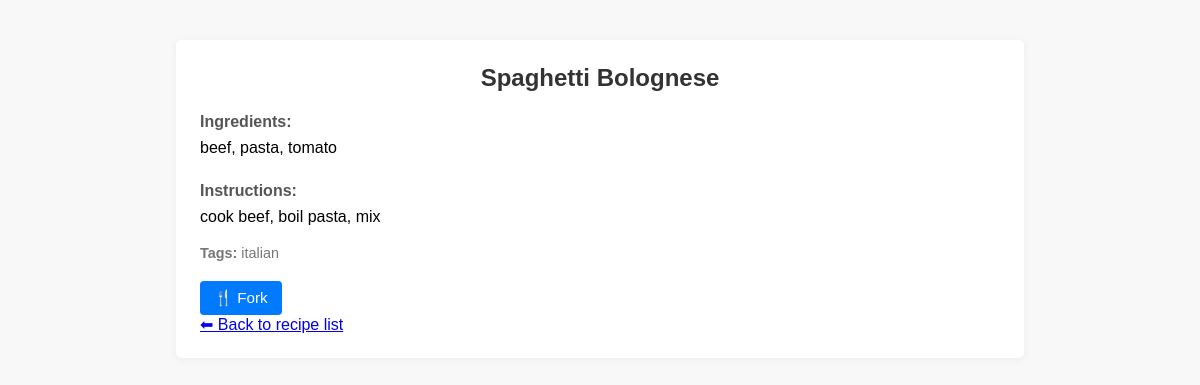
Screenshot of /recipes/1 (signed in) with the database file from the repository.
### tables this page shows
CREATE TABLE recipes (
                id INTEGER PRIMARY KEY AUTOINCREMENT,
                title TEXT NOT NULL,
                ingredients TEXT,
                steps TEXT,
                notes TEXT,
                tags TEXT,
                user_id INTEGER,
                forked_from INTEGER,
                FOREIGN KEY(user_id) REFERENCES users(id),
                FOREIGN KEY(forked_from) REFERENCES recipes(id)
            );

### app/routes/recipe_routes.py (the view)
@recipe_bp.route('/recipes/<int:recipe_id>')
def view_recipe(recipe_id):
    user_id = request.cookies.get("YourSessionCookie")
    user = get_user(user_id)
    recipe = get_recipe(recipe_id)
    if not recipe:
        return "Recipe not found", 404
    forks = get_forks(recipe_id)
    return render_template('recipe_detail.html', recipe=recipe, user=user, forks=forks)

### app/services/recipe_service.py (called while the page is built)
def get_recipe(id):
    conn = sqlite3.connect(DB_PATH)
    conn.row_factory = sqlite3.Row
    cursor = conn.cursor()
    cursor.execute("SELECT * FROM recipes WHERE id = ?", (id,))
    recipe = cursor.fetchone()
    conn.close()
    return recipe

def get_forks(id):
    conn = sqlite3.connect(DB_PATH)
    conn.row_factory = sqlite3.Row
    cursor = conn.cursor()
    cursor.execute("SELECT * FROM recipes WHERE forked_from = ?", (id,))
    forks = cursor.fetchall()
    conn.close()
    return forks

### app/services/user_service.py (called while the page is built)
def get_user(id):
    conn = sqlite3.connect(DB_PATH)
    cursor = conn.cursor()
    cursor.execute("SELECT id FROM users WHERE id = ?", (id))
    user = cursor.fetchone()
    conn.close()
    if user:
        return {
            "id": user[0]
        }
    else:
        return None

### app/templates/recipe_detail.html (shortened to what this page needs)
<!DOCTYPE html>
<html lang="en">
<head>
    <link rel="stylesheet" href="{{ url_for('static', filename='style.css') }}">
</head>
<body>
    <div class="container recipe-detail">
        <h2>{{ recipe['title'] }}</h2>
        <div class="recipe-section">
            <h4>Ingredients:</h4>
            <p>{{ recipe['ingredients'] }}</p>
        </div>
        <div class="recipe-section">
            <h4>Instructions:</h4>
            <p>{{ recipe['steps'] }}</p>
        </div>
        {% if recipe['tags'] %}
        <div class="tags">
            <strong>Tags:</strong> {{ recipe['tags'] }}
        </div>
        {% endif %}
        <div class="actions">
            <form method="post" action="{{ url_for('recipe.fork_recipe', recipe_id=recipe['id']) }}" style="display:inline;">
                <button type="submit" class="button fork">🍴 Fork</button>
            </form>
        </div>
        <a href="{{ url_for('recipe.home') }}" class="back-link">⬅ Back to recipe list</a>
    </div>
</body>
</html>

### app/static/style.css (style rules this page uses)
body { font-family: Arial, sans-serif; background: #f8f8f8; margin: 0; padding: 0; }
.container { width: 400px; margin: 50px auto; padding: 20px; background: white; box-shadow: 0 0 10px rgba(0,0,0,0.1); border-radius: 8px; }
h2 { text-align: center; color: #444; }
form { display: flex; flex-direction: column; }
.recipe-detail { width: 80%; max-width: 800px; margin: 40px auto; background: white; padding: 24px; border-radius: 6px; box-shadow: 0 2px 10px rgba(0,0,0,0.05); }
.recipe-detail h2 { margin-top: 0; color: #333; }
.recipe-section { margin-top: 20px; }
.recipe-section h4 { margin-bottom: 5px; color: #555; }
.recipe-section p, .recipe-section ul { margin-top: 0; line-height: 1.5; }
.tags { margin-top: 10px; font-size: 0.9em; color: #777; }
.actions { margin-top: 20px; display: flex; gap: 10px; }
.actions a, .actions form button { background: #007bff; color: white; border: none; padding: 8px 14px; border-radius: 4px; text-decoration: none; cursor: pointer; font-size: 0.95em; }
.actions form { display: inline; }

### rows the page displays
recipes: title "Spaghetti Bolognese", ingredients "beef, pasta, tomato", steps "cook beef, boil pasta, mix", tags "italian"
